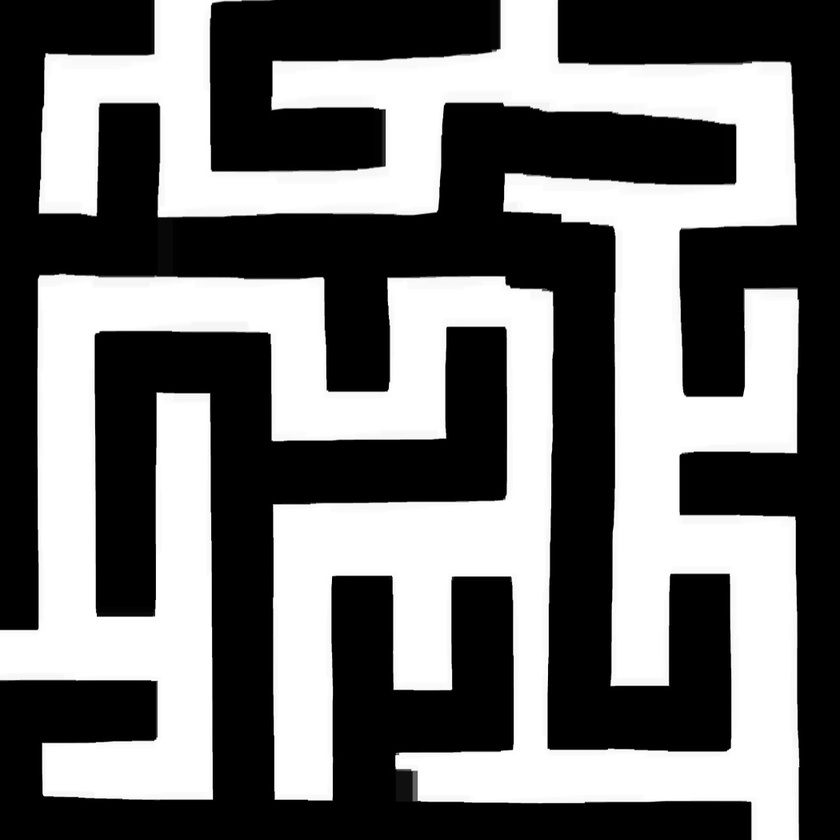
#> input picture 1.jpg, 840 x 840 px, shrunk from 1050 x 1050 before the run, found by its file name
$ python edge_detection_new.py
#> lines starting #> are read from the running program, lines starting #| are printed output that depends on the picture; after the words box and inside, x2 and y2 are one past the last pixel; in counts of white or black regions, pixels touching at a corner belong together
import math
import cv2
import numpy as np

src = cv2.imread("/home/frkn/Desktop/1.jpg",0)
#> src is the input picture: shape (840, 840); min 0, max 255, mean 112.4

dst = cv2.Canny(src, 30, 180, None, 3)
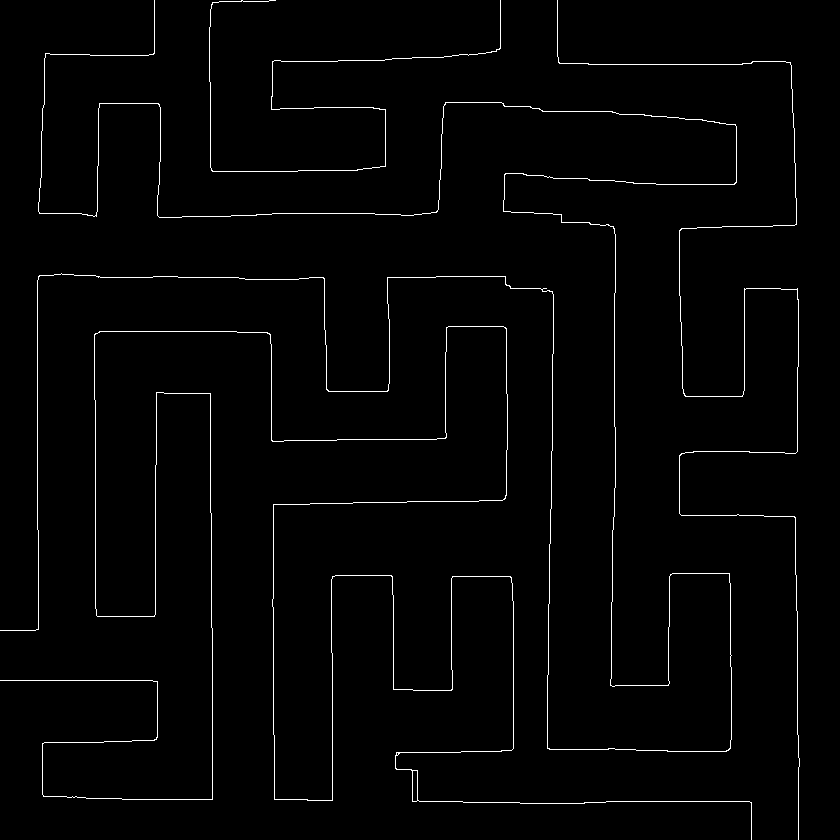
#> dst: shape (840, 840); 1.6% white in thin lines or dots


cdst = cv2.cvtColor(dst, cv2.COLOR_GRAY2BGR)
#> cdst: shape (840, 840, 3); 1.6% white in thin lines or dots


lines = cv2.HoughLines(dst, 0.5, np.pi / 360, 150, None,0,0)
#> lines = 20 rows, first 8: [37, 0], [273, 0], [210, 0], [797, 0], [95, 0], [559, 0.0175], [801, 1.57], [277, 1.57]

if lines is not None:
	for i in range (0, len(lines)):
	    rho = lines[i][0][0]
	    theta = lines[i][0][1]
	    a = math.cos(theta)
	    b = math.sin(theta)
	    x0 = a * rho
	    y0 = b * rho
	    pt1 = (int(x0 + 1000*(-b)), int(y0 + 1000*(a)))
	    pt2 = (int(x0 - 1000*(-b)), int(y0 - 1000*(a)))
	    cv2.line(cdst, pt1, pt2, (0,0,255), 3, cv2.LINE_AA)
#> this loop made 20 passes
#> (rho, theta, a, b, x0, y0, pt1, pt2) on passes 1 to 10: (37, 0, 1, 0, 37, 0, (37, 1000), (37, -1000)), (273, 0, 1, 0, 273, 0, (273, 1000), (273, -1000)), (210, 0, 1, 0, 210, 0, (210, 1000), (210, -1000)), (797, 0, 1, 0, 797, 0, (797, 1000), (797, -1000)), (95, 0, 1, 0, 95, 0, (95, 1000), (95, -1000)), (559, 0.0175, 1, 0.0175, 558.9, 9.76, (541, 1009), (576, -990)), (801, 1.57, -4.37e-08, 1, -3.5e-05, 801, (-1000, 800), (999, 801)), (277, 1.57, -4.37e-08, 1, -1.21e-05, 277, (-1000, 276), (999, 277)), (212, 0, 1, 0, 212, 0, (212, 1000), (212, -1000)), (213, 1.57, -4.37e-08, 1, -9.31e-06, 213, (-1000, 212), (999, 213))
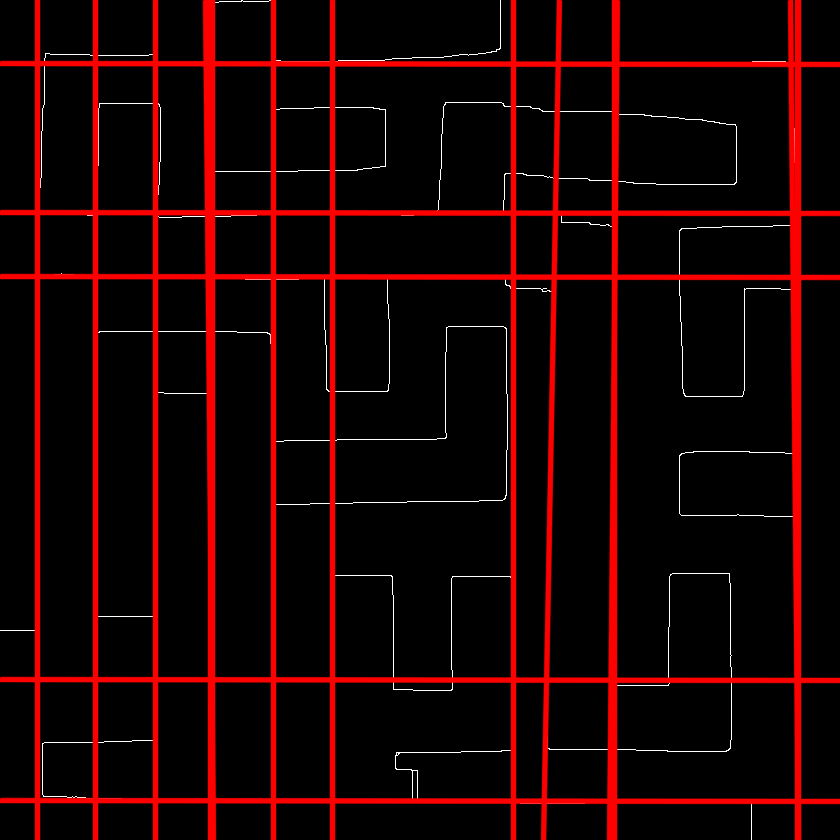
#> cdst: shape (840, 840, 3); mean B, G, R 2, 2, 28.9

while True:
	cv2.imshow('canny',dst)
	cv2.imshow("Source", src)
	cv2.imshow("Detected Lines (in red) - Standard Hough Line Transform", cdst)

	if cv2.waitKey(10) & 0xFF==ord('q'):
#> (key q is pressed here)
		break
cv2.destroyAllWindows()

$ run again, with alt.jpg copied over 1.jpg
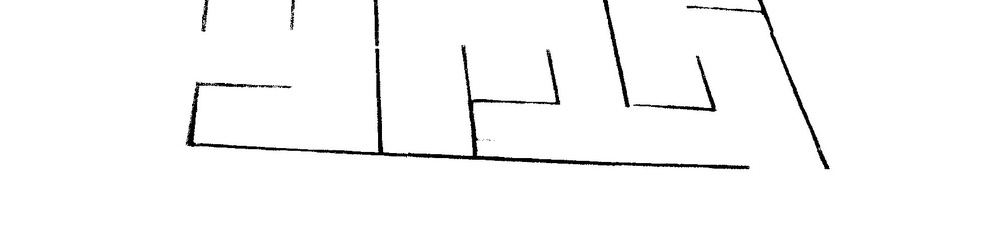
#> input picture alt.jpg, 1000 x 241 px, shrunk from 1796 x 433 before the run, found by its file name
#> src is the input picture: shape (241, 1000); min 0, max 255, mean 249.2
#> `dst = cv2.Canny(src, 30, 180, None, 3)`:
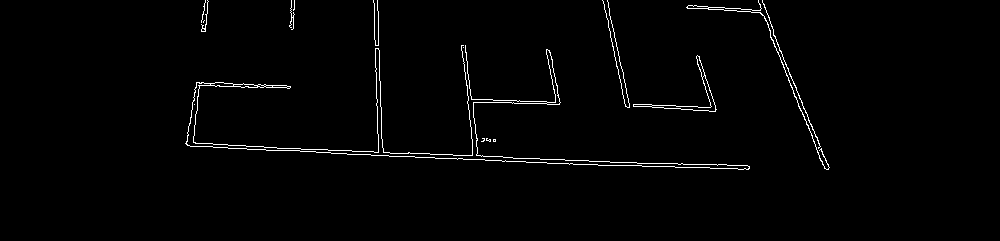
#> dst: shape (241, 1000); 1.4% white in thin lines or dots, all inside (x1, y1, x2, y2) = (185, 0, 830, 170)
#> lines = [[135, 1.61], [138, 1.61]]
#> the loop `for i in range (0, len(lines)):` made 2 passes
#> (rho, theta, a, b, x0, y0, pt1, pt2) on passes 1 to 2: (135, 1.61, -0.0436, 0.999, -5.89, 134.9, (-1004, 91), (993, 178)), (138, 1.61, -0.0436, 0.999, -6.02, 137.9, (-1005, 94), (993, 181))
#> after the loop `for i in range (0, len(lines)):`:
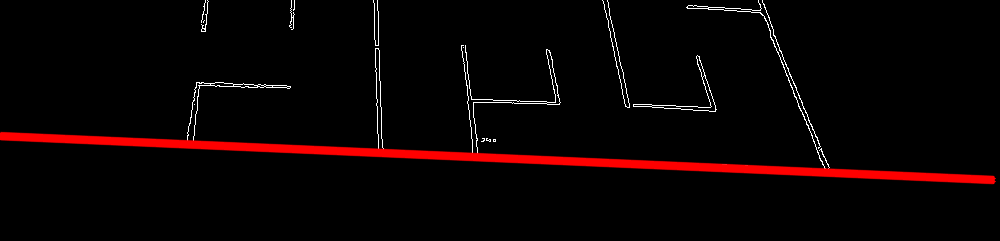
#> cdst: shape (241, 1000, 3); mean B, G, R 2.5, 2.5, 11.3

$ run again, with maze_perspective.jpg copied over 1.jpg
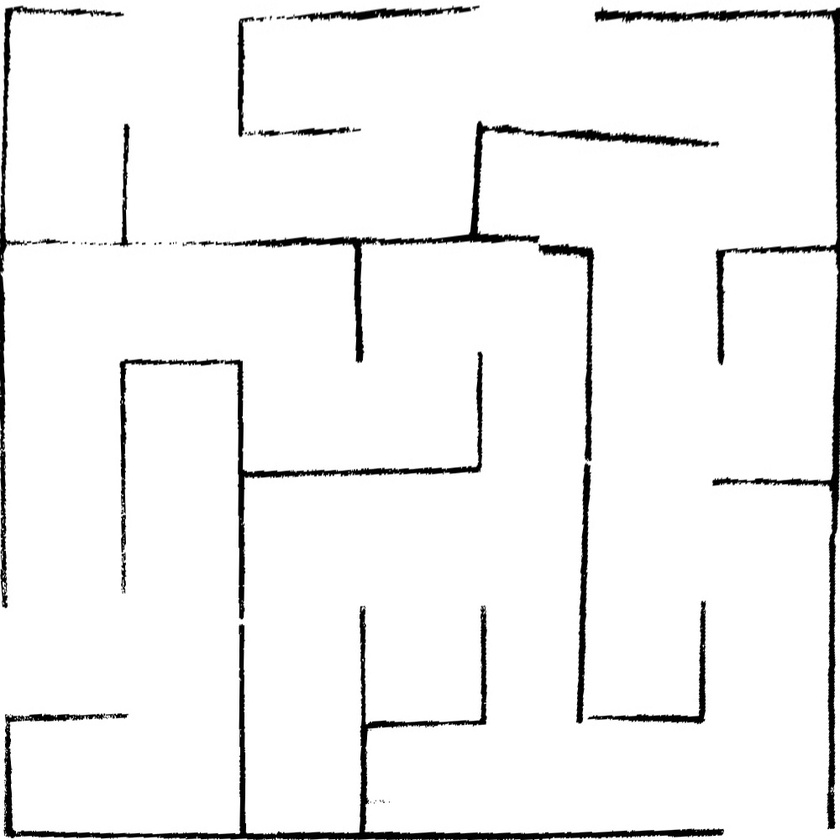
#> input picture maze_perspective.jpg, 840 x 840 px, shrunk from 1000 x 1000 before the run, found by its file name
#> src is the input picture: shape (840, 840); min 0, max 255, mean 242
#> `dst = cv2.Canny(src, 30, 180, None, 3)`:
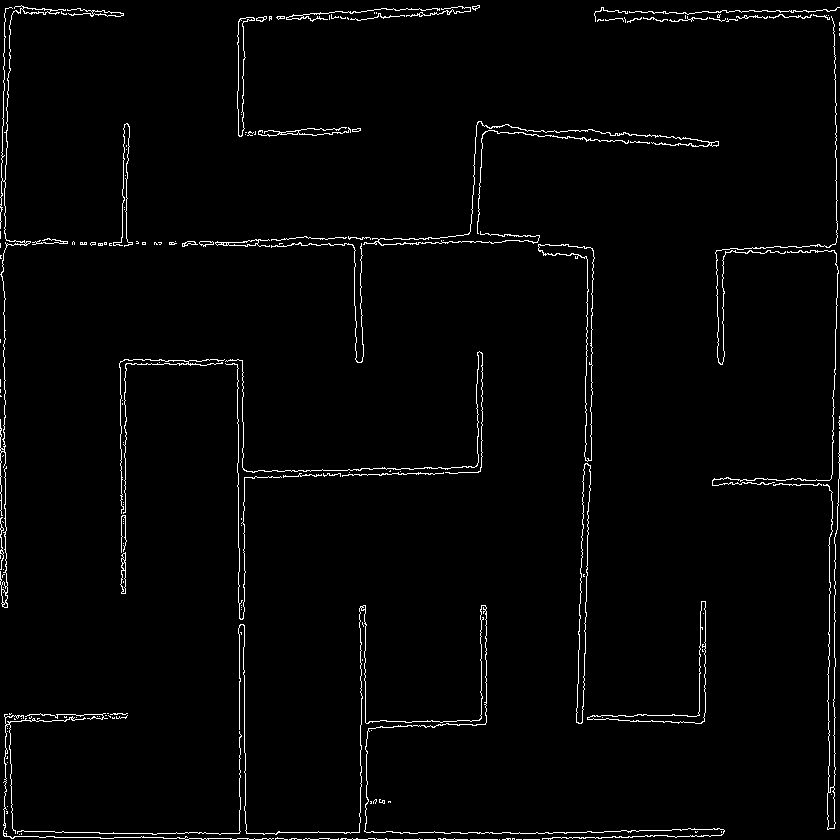
#> dst: shape (840, 840); 2.1% white in thin lines or dots
#> lines = 26 rows, first 8: [832, 1.57], [4, 0], [834, 0], [5, 0], [238, 0], [833, 1.57], [839, 1.57], [244, 0]
#> the loop `for i in range (0, len(lines)):` made 26 passes
#> (rho, theta, a, b, x0, y0, pt1, pt2) on passes 1 to 6: (832, 1.57, -4.37e-08, 1, -3.64e-05, 832, (-1000, 831), (999, 832)), (4, 0, 1, 0, 4, 0, (4, 1000), (4, -1000)), (834, 0, 1, 0, 834, 0, (834, 1000), (834, -1000)), (5, 0, 1, 0, 5, 0, (5, 1000), (5, -1000)), (238, 0, 1, 0, 238, 0, (238, 1000), (238, -1000)), (833, 1.57, -4.37e-08, 1, -3.64e-05, 833, (-1000, 832), (999, 833))
#> after the loop `for i in range (0, len(lines)):`:
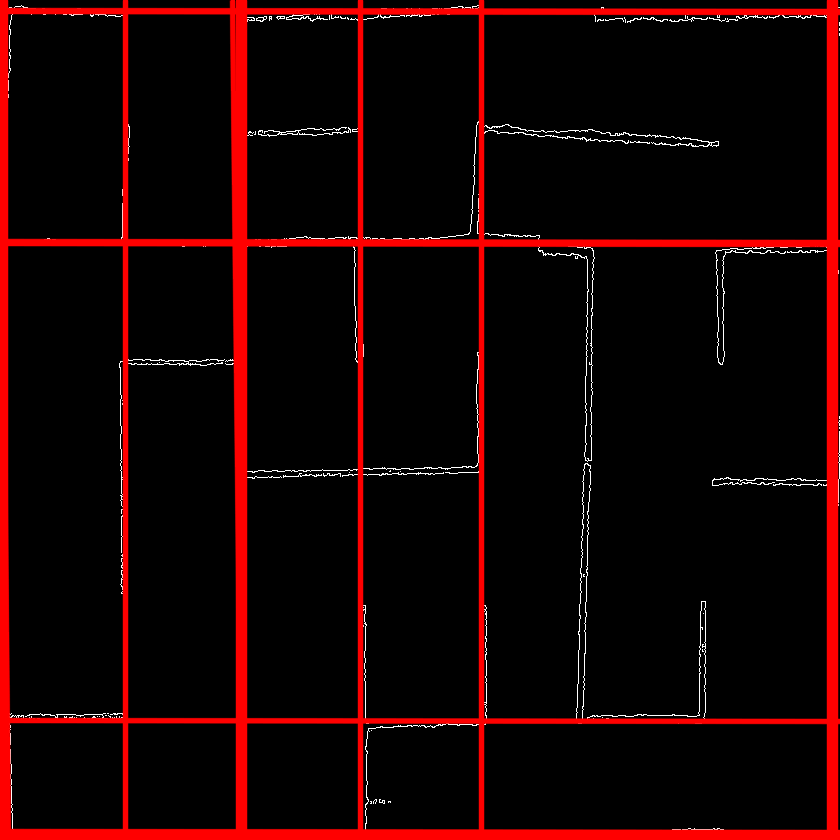
#> cdst: shape (840, 840, 3); mean B, G, R 2.3, 2.3, 26

$ run again, with maze_perspective_erosion.jpg copied over 1.jpg
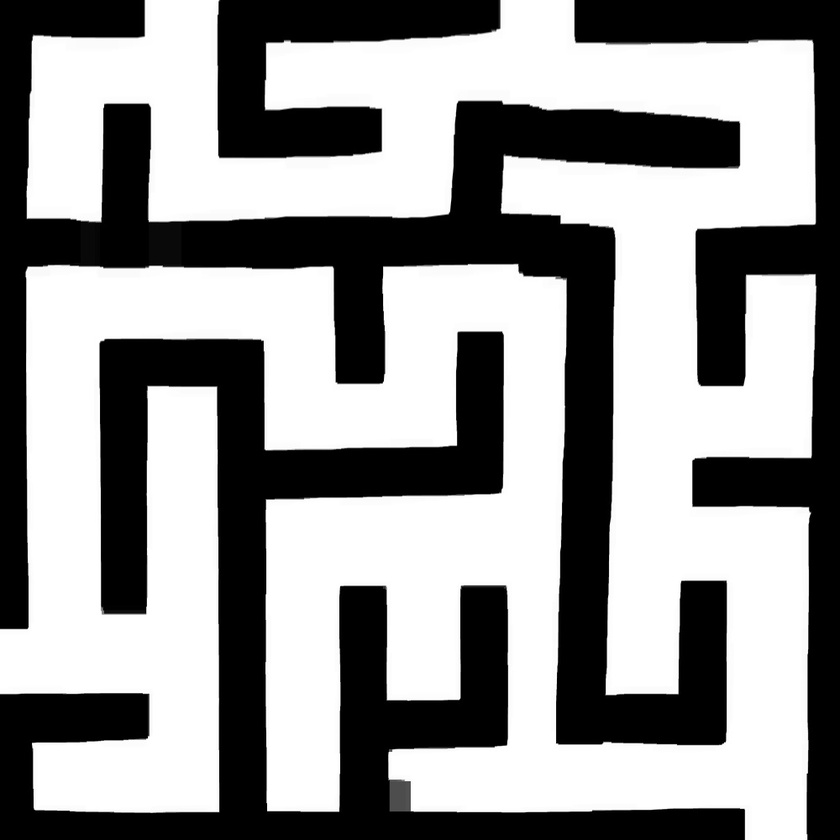
#> input picture maze_perspective_erosion.jpg, 840 x 840 px, shrunk from 1000 x 1000 before the run, found by its file name
#> src is the input picture: shape (840, 840); min 0, max 255, mean 147.7
#> `dst = cv2.Canny(src, 30, 180, None, 3)`:
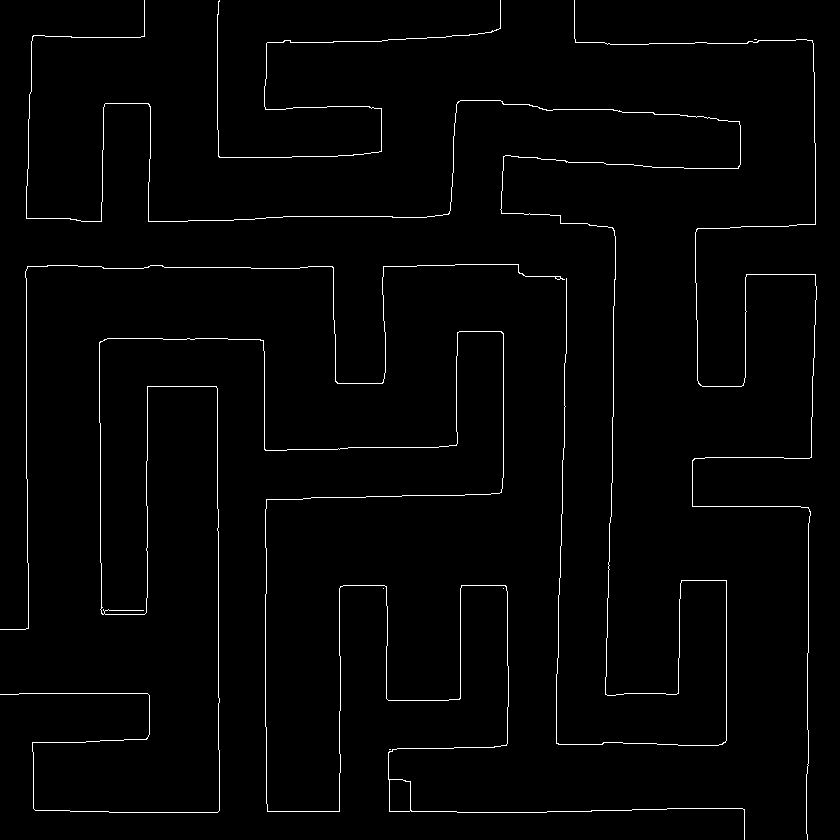
#> dst: shape (840, 840); 1.6% white in thin lines or dots
#> lines = 15 rows, first 8: [218, 0], [217, 0], [26, 0], [811, 1.57], [812, 1.57], [265, 0], [693, 1.57], [574.5, 0.0262]
#> the loop `for i in range (0, len(lines)):` made 15 passes
#> (rho, theta, a, b, x0, y0, pt1, pt2) on passes 1 to 6: (218, 0, 1, 0, 218, 0, (218, 1000), (218, -1000)), (217, 0, 1, 0, 217, 0, (217, 1000), (217, -1000)), (26, 0, 1, 0, 26, 0, (26, 1000), (26, -1000)), (811, 1.57, -4.37e-08, 1, -3.54e-05, 811, (-1000, 810), (999, 811)), (812, 1.57, -4.37e-08, 1, -3.55e-05, 812, (-1000, 811), (999, 812)), (265, 0, 1, 0, 265, 0, (265, 1000), (265, -1000))
#> after the loop `for i in range (0, len(lines)):`:
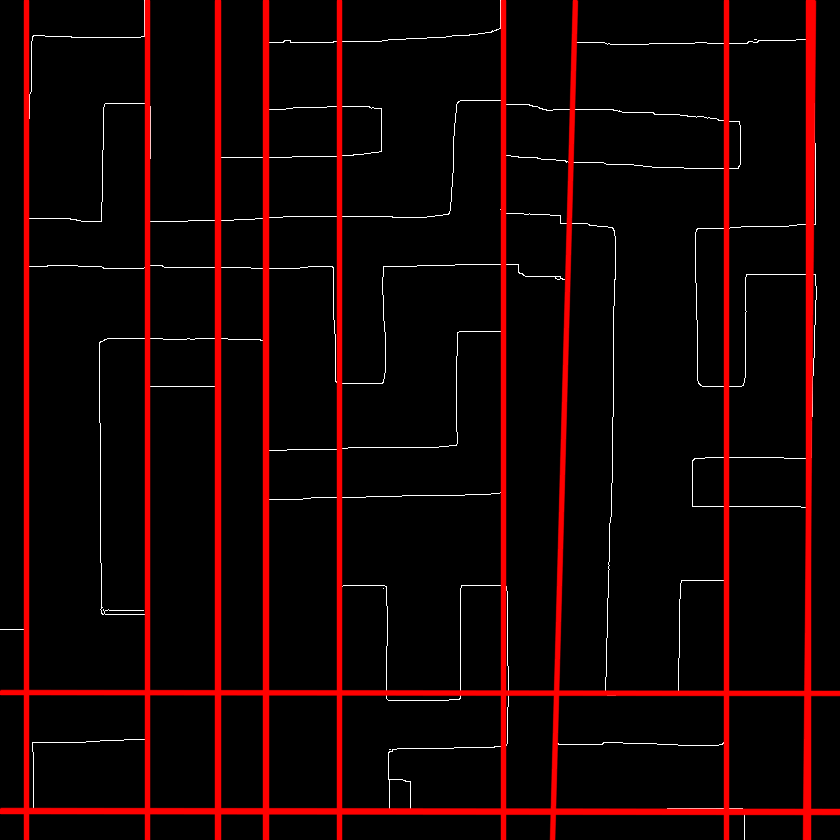
#> cdst: shape (840, 840, 3); mean B, G, R 2.5, 2.5, 22
